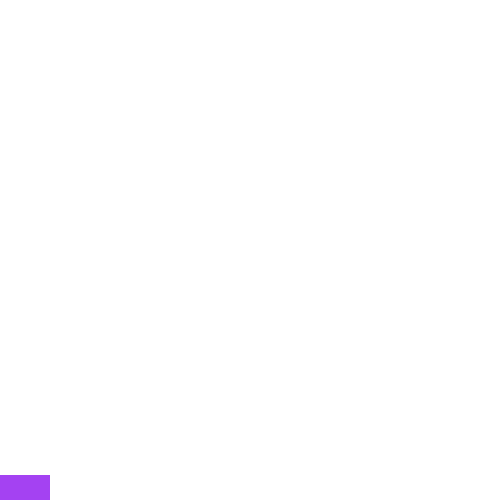
Frame 1 (no input)
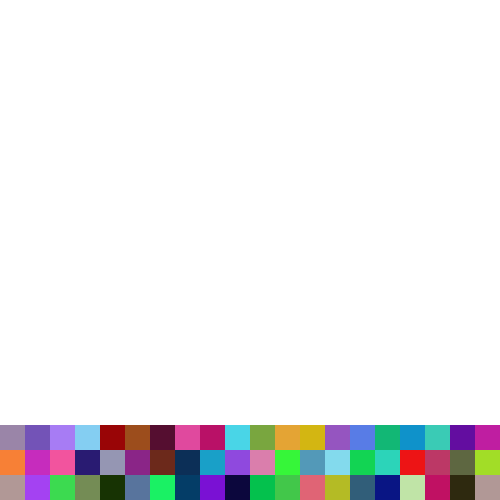
Frame 60 (the mouse pressed at the canvas centre just before this capture)
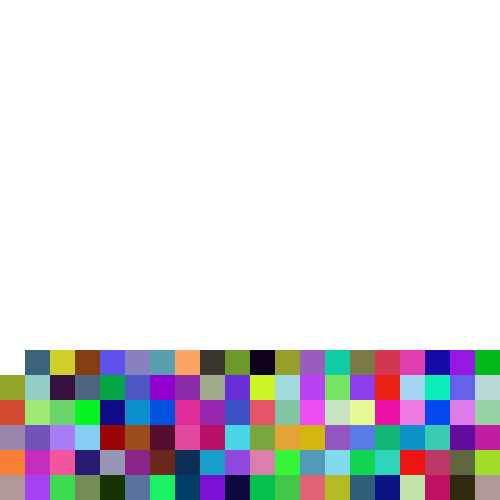
Frame 120 (the mouse held since frame 60 and released just before this capture)

The Processing sketch that drew these frames (run headless with seeded random() and noise(); from frame 60 on, the mouse is pressed at the canvas centre):

// Processing sketch: processing_107497
// ── processing_107497.pde

int squareWidth;
int windowSize;
int winLocation;
int heiLocation;
int even;

void setup() {
  windowSize = 500;
  size(500, 500);
  displayWidth = windowSize;
  displayHeight = windowSize;
  even = 0;
  winLocation = 0;
  heiLocation = 1;
  background(255);
  squareWidth = 25;
}

void draw() {
  noStroke();
  fill(random(0,255), random(0,255), random(0,255));
      if (winLocation < (windowSize-25) && heiLocation == 1) {
      rect(0, windowSize-25, squareWidth, squareWidth);
      rect(winLocation += 25, windowSize-(25*heiLocation), squareWidth, squareWidth);
    }
    else if (winLocation == windowSize-25 && even == 0) {
      heiLocation ++;
      winLocation = windowSize-25;
      even = 1;
      rect(windowSize-25, windowSize-(25*heiLocation), squareWidth, squareWidth);
    }
    else if (winLocation <= windowSize && winLocation >= 0 && even == 1) {
      rect(winLocation -= 25, windowSize-(25*heiLocation), squareWidth, squareWidth);
    }
    else if (winLocation <= 1 && even == 1) {
      heiLocation ++;
      winLocation = 0;
      even = 0;
      rect(0, windowSize-(25*heiLocation), squareWidth, squareWidth);
    }
    else {
      rect(winLocation += 25, windowSize-(25*heiLocation), squareWidth, squareWidth);
    }
}
